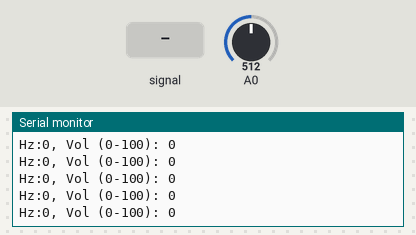
The sketch below on a simulated Arduino Uno, built with avr-gcc and run on an emulated ATmega328P. Parts: the last lines printed to the serial monitor. The test bench sets the inputs (shaded band); at power-on: A0 = 512.

Above: at 1.2 s.
1.3 s: A0 fed a 200 Hz sine of ±255 counts around its level
At 2.4 s:
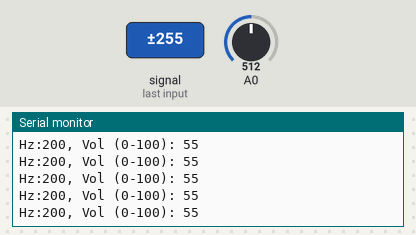
4.3 s: A0 set to 716
At 4.9 s:
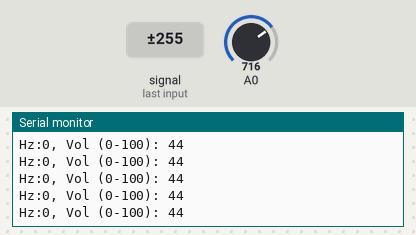
7.3 s: A0 fed a 2 Hz sine of ±306 counts around its level
At 7.8 s:
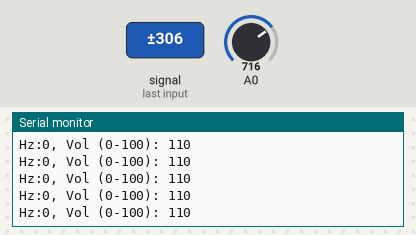
Timing chart, 0 to 10.1 s (numbered marks = the images above; inputs shaded):
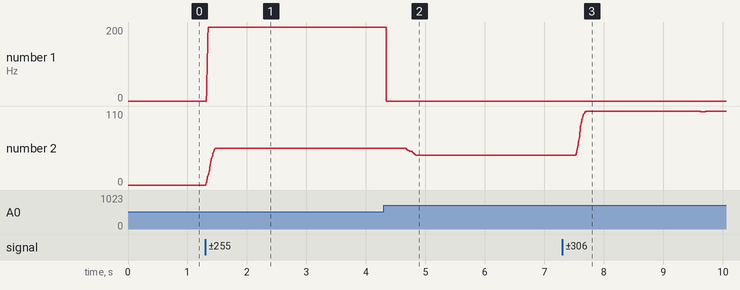

Measured:
- after the input at 1.3 s, the serial monitor: prints a new line at once (image 1)
- after the input at 4.3 s, the serial monitor: prints a new line after 0.05 s (image 2)
- after the input at 7.3 s, the serial monitor: prints a new line after 0.26 s (image 3)
- plotted number 1: 0 → 200 after the input at 1.3 s
- plotted number 2: 0 → 55 after the input at 1.3 s, 55 → 44 after the input at 4.3 s, 44 → 110 after the input at 7.3 s

The sketch:

AFM.ino
```cpp
/*
Much thanks to: Amanda Ghassaei
https://www.instructables.com/id/Arduino-Audio-Input/

Extremely modified by Aaron Becker

Future expansion: High or low band pass or band stop filtering to isolate particular parts of signal or Fourier transform using arduinoFFT?
*/
/*
 * This program is free software; you can redistribute it and/or modify
 * it under the terms of the GNU General Public License as published by
 * the Free Software Foundation; either version 3 of the License, or
 * (at your option) any later version.
 *
*/

int currentAudioValue;

const int frequencyBufferSize = 7; //Taken as soon as audio signal changes high -> low or reverse
int freqBuffer[frequencyBufferSize];
int freqProcBuffer[frequencyBufferSize];
int fbIndex = 0;

const int volumeBufferSize = 40; //Taken in 10ms increments
int volBuffer[volumeBufferSize];
int volProcBuffer[frequencyBufferSize]; //Dw about why its fBuf
int vbIndex = 0;
int vbPIndex = 0;

long lastVolUpdateMillis = 0;
long onTimeMicros;
long lastOTM;
long offTimeMicros;
long lastoTM;
boolean gotHigh = false;
boolean gotLow = true;
#define audioMiddle 127
#define audioLevelDeltaTrigger 7
#define volumeMax 243

long curPeriod = 0;
int curFreq = 0;

int processedFreq = 0;
int processedVolume = 0;

int avgProcessedFreq = 0;
int avgProcessedVolume = 0;

void setup(){
  Serial.begin(57600);

  //Initialize averaging buffer
  for (int i=0; i<frequencyBufferSize; i++) {
    //Frequency buffer initialization
    freqBuffer[i] = 0;
    freqProcBuffer[i] = 0;

    //Volume buffer initialization
    volProcBuffer[i] = 0;
  }

  for (int i=0; i<volumeBufferSize; i++) {
    volBuffer[i] = 0;
  }


  cli();//disable interrupts

  //set up continuous sampling of analog pin 0

  //clear ADCSRA and ADCSRB registers
  ADCSRA = 0;
  ADCSRB = 0;

  ADMUX |= (1 << REFS0); //set reference voltage
  ADMUX |= (1 << ADLAR); //left align the ADC value- so we can read highest 8 bits from ADCH register only

  ADCSRA |= (1 << ADPS2) | (1 << ADPS0); //set ADC clock with 32 prescaler- 16mHz/32=500kHz
  ADCSRA |= (1 << ADATE); //enabble auto trigger
  ADCSRA |= (1 << ADIE); //enable interrupts when measurement complete
  ADCSRA |= (1 << ADEN); //enable ADC
  ADCSRA |= (1 << ADSC); //start ADC measurements

  sei();//enable interrupts

  //if you want to add other things to setup(), do it here

}

ISR(ADC_vect) {//when new ADC value ready
  currentAudioValue = ADCH; //update the variable currentAudioValue with new value from A0 (between 0 and 255)
  long curMicros = micros();

  if (gotLow) {
    if (currentAudioValue > audioMiddle+audioLevelDeltaTrigger) {

      onTimeMicros = lastOTM-curMicros;
      lastOTM = curMicros;

      gotHigh = true;
      gotLow = false;
    }
  } else if (gotHigh) {
    if (currentAudioValue < audioMiddle-audioLevelDeltaTrigger) {
      offTimeMicros = lastoTM-curMicros;
      lastoTM = curMicros;

      curPeriod = onTimeMicros+offTimeMicros;
      curFreq = (int)(-2.0*1000000.0/curPeriod);

      if (curFreq < 0) {
        curFreq = 0;
      }

      //Write to next element of buffer to avoid O(n-1) shift code, just O(1)
      freqBuffer[fbIndex] = curFreq;

      //Freq is max value in buffer (from empirical testing LETS TRY IT LOL)
      processedFreq = freqBuffer[0];
      for (int i=1; i<frequencyBufferSize; i++) {
        if (freqBuffer[i] > processedFreq) {
          processedFreq = freqBuffer[i];
        }
      }

      freqProcBuffer[fbIndex] = processedFreq;
      fbIndex++;
      if (fbIndex > frequencyBufferSize-1) {
        fbIndex = 0;
      }

      //Averaged freq is the new average of the freqProcBuffer
      avgProcessedFreq = freqProcBuffer[0];
      for (int i=1; i<frequencyBufferSize; i++) {
        avgProcessedFreq += freqProcBuffer[i];
      }
      avgProcessedFreq /= frequencyBufferSize; //will auto do floor

      gotLow = true;
      gotHigh = false;
    }
  }

  //Basic range checks
  if (curMicros-lastOTM > 33333.0) { //If audio signal is less than 30Hz (about limit of hardware) or greater than 2500Hz (top limit of hardware)
    curFreq = 0; //Default freq to 0
    processedFreq = 0;
    avgProcessedFreq = 0;
  }
}

void loop(){
  long currentMillis = millis();
  if (currentMillis - lastVolUpdateMillis > 10) { //Every 10ms sample audio, this gives 100Hz check rate
    lastVolUpdateMillis = currentMillis;

    volBuffer[vbIndex] = currentAudioValue;
    vbIndex++;
    if (vbIndex > volumeBufferSize-1) {
      vbIndex = 0;
    }


    //Volume is max value in buffer (from empirical testing LETS TRY IT LOL)
    processedVolume = volBuffer[0];
    for (int i=1; i<volumeBufferSize; i++) {
      if (volBuffer[i] > processedVolume) {
        processedVolume = volBuffer[i];
      }
    }
    processedVolume = map(processedVolume, audioMiddle, volumeMax, 0, 100);

    volProcBuffer[vbPIndex] = processedVolume;
    vbPIndex++;
    if (vbPIndex > frequencyBufferSize-1) {
      vbPIndex = 0;
    }

    avgProcessedVolume = volProcBuffer[0];
    for (int i=1; i<frequencyBufferSize; i++) {
      avgProcessedVolume+=volProcBuffer[i];
    }
    avgProcessedVolume /= frequencyBufferSize;

  }

  avgProcessedVolume = (avgProcessedVolume < 0) ? -avgProcessedVolume : avgProcessedVolume;
  avgProcessedFreq = (avgProcessedFreq < 0) ? 0 : avgProcessedFreq;

  //Get axes frozen on serial plotter
  /*
  Serial.print(2500);
  Serial.print(",");
  Serial.print(0);
  Serial.print(",");
  */

  Serial.print("Hz:");
  Serial.print(avgProcessedFreq);
  Serial.print(", Vol (0-100): ");
  Serial.println(avgProcessedVolume);
}
```
